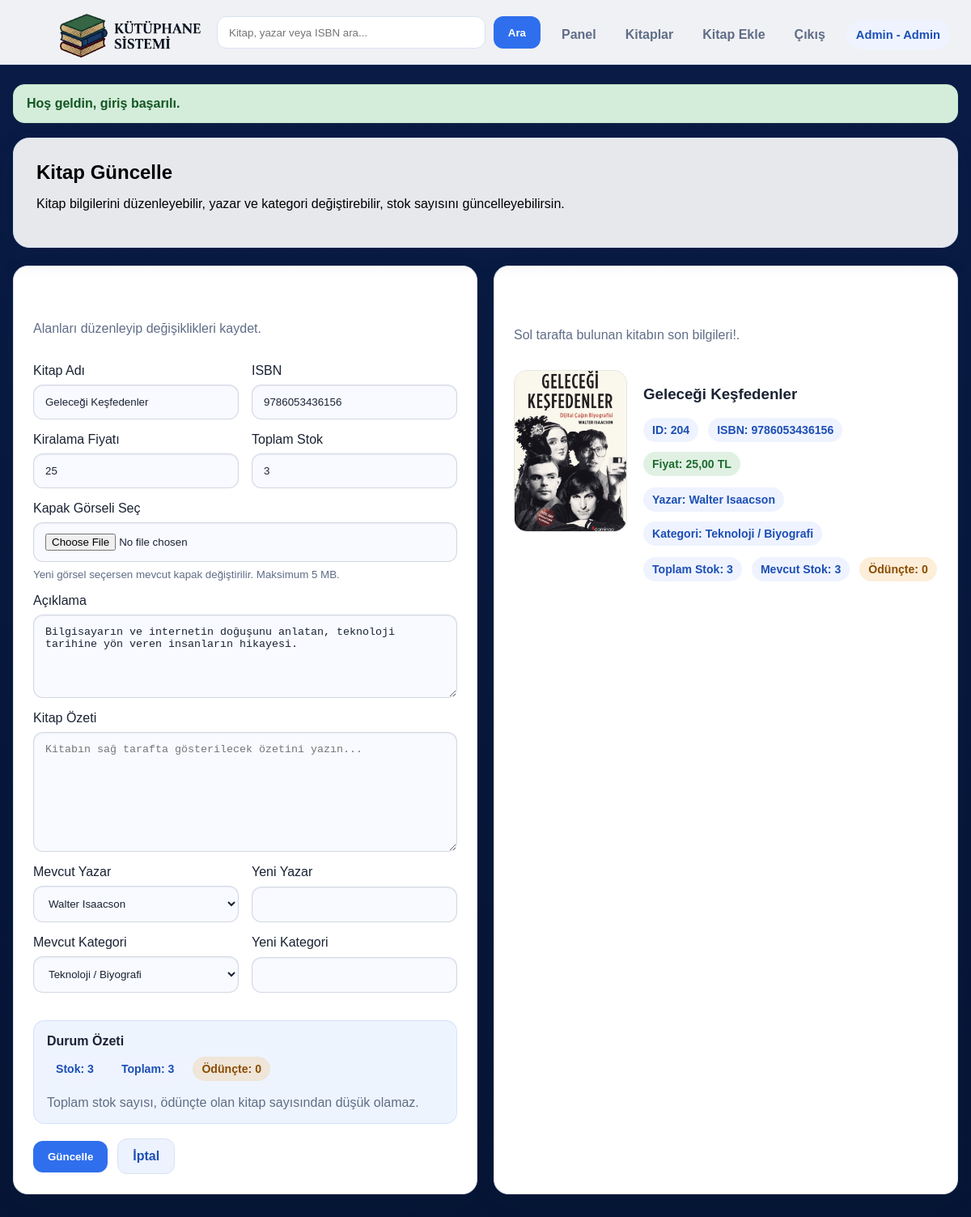
Page /guncelle.php?id=204 (signed in) on the committed database.
### tables this page shows
CREATE TABLE `users` (
  `id` int(11) NOT NULL,
  `full_name` varchar(120) NOT NULL,
  `username` varchar(60) NOT NULL,
  `email` varchar(120) NOT NULL,
  `phone` varchar(30) DEFAULT NULL,
  `address` varchar(255) DEFAULT NULL,
  `password_hash` varchar(255) NOT NULL,
  `role` enum('admin','member') NOT NULL DEFAULT 'member',
  `remember_token_hash` varchar(64) DEFAULT NULL,
  `remember_token_expires_at` datetime DEFAULT NULL,
  `balance` decimal(10,2) NOT NULL DEFAULT 0.00,
  `created_at` timestamp NOT NULL DEFAULT current_timestamp()
);

CREATE TABLE `books` (
  `id` int(11) NOT NULL,
  `title` varchar(180) NOT NULL,
  `author_id` int(11) NOT NULL,
  `category_id` int(11) NOT NULL,
  `isbn` varchar(20) NOT NULL,
  `description` text DEFAULT NULL,
  `summary` text DEFAULT NULL,
  `price` decimal(10,2) NOT NULL DEFAULT 0.00,
  `image_path` varchar(255) DEFAULT NULL,
  `total_copies` int(11) NOT NULL DEFAULT 1,
  `available_copies` int(11) NOT NULL DEFAULT 1,
  `created_at` timestamp NOT NULL DEFAULT current_timestamp()
);

CREATE TABLE `authors` (
  `id` int(11) NOT NULL,
  `name` varchar(120) NOT NULL
);

CREATE TABLE `categories` (
  `id` int(11) NOT NULL,
  `name` varchar(120) NOT NULL
);

### db.php (called while the page is built, shortened)
<?php
function db(): PDO
{
    static $pdo = null;
    if ($pdo instanceof PDO) {
        return $pdo;
    }
    $dsn = 'mysql:host=' . DB_HOST . ';dbname=' . DB_NAME . ';charset=utf8mb4';
    $options = [
        PDO::ATTR_ERRMODE => PDO::ERRMODE_EXCEPTION,
        PDO::ATTR_DEFAULT_FETCH_MODE => PDO::FETCH_ASSOC,
    ];
    $pdo = new PDO($dsn, DB_USER, DB_PASS, $options);
    return $pdo;
}

### guncelle.php (the view, shortened to what this page needs)
<?php
require_once __DIR__ . '/auth.php';
require_admin();
$id = (int) ($_GET['id'] ?? 0);
$categories = db()->query('SELECT id, name FROM categories ORDER BY name')->fetchAll();
$authors = db()->query('SELECT id, name FROM authors ORDER BY name')->fetchAll();
$stmt = db()->prepare('SELECT * FROM books WHERE id = :id');
$stmt->execute(['id' => $id]);
$book = $stmt->fetch();
$currentAuthorName = 'Bilinmiyor';
foreach ($authors as $author) {
    if ((int) $author['id'] === (int) $book['author_id']) {
        $currentAuthorName = $author['name'];
        break;
    }
}
$currentCategoryName = 'Bilinmiyor';
foreach ($categories as $category) {
    if ((int) $category['id'] === (int) $book['category_id']) {
        $currentCategoryName = $category['name'];
        break;
    }
}
$selectedAuthorId = (int) ($_POST['author_id'] ?? $book['author_id']);
$selectedCategoryId = (int) ($_POST['category_id'] ?? $book['category_id']);
$currentTitle = $_POST['title'] ?? $book['title'];
$currentImage = (string) ($book['image_path'] ?? '');
$currentDescription = trim((string) ($_POST['description'] ?? $book['description']));
$currentSummary = trim((string) ($_POST['summary'] ?? ($book['summary'] ?? '')));
$currentIsbn = (string) ($_POST['isbn'] ?? $book['isbn']);
$currentPrice = (float) ($_POST['price'] ?? $book['price']);
$currentTotalCopies = (int) ($_POST['total_copies'] ?? $book['total_copies']);
$borrowedCopies = max(0, (int) $book['total_copies'] - (int) $book['available_copies']);
$currentAvailableCopies = max(0, $currentTotalCopies - $borrowedCopies);
$previewAuthorName = $currentAuthorName;
if ($selectedAuthorId !== 0) {
    foreach ($authors as $author) {
        if ((int) $author['id'] === $selectedAuthorId) {
            $previewAuthorName = $author['name'];
            break;
        }
    }
}
$previewCategoryName = $currentCategoryName;
if ($selectedCategoryId !== 0) {
    foreach ($categories as $category) {
        if ((int) $category['id'] === $selectedCategoryId) {
            $previewCategoryName = $category['name'];
            break;
        }
    }
}
require_once __DIR__ . '/partials/header.php';
?>
<section class="hero">
    <h1>Kitap Güncelle</h1>
    <p class="muted">Kitap bilgilerini düzenleyebilir, yazar ve kategori değiştirebilir, stok sayısını güncelleyebilirsin.</p>
</section>
<section class="grid grid-2">
    <div class="form-card">
        <div class="section-title">
            <div>
                <h2>Güncelleme Formu</h2>
                <p class="muted">Alanları düzenleyip değişiklikleri kaydet.</p>
            </div>
        </div>
        <form method="post" action="" enctype="multipart/form-data">
            <div class="form-row">
                <div class="form-group">
                    <label for="title">Kitap Adı</label>
                    <input class="form-control" id="title" name="title" type="text" value="<?= e($currentTitle) ?>" required>
                </div>
                <div class="form-group">
                    <label for="isbn">ISBN</label>
                    <input class="form-control" id="isbn" name="isbn" type="text" value="<?= e($currentIsbn) ?>" required>
                </div>
            </div>
            <div class="form-row">
                <div class="form-group">
                    <label for="price">Kiralama Fiyatı</label>
                    <input class="form-control" id="price" name="price" type="number" min="0" step="0.01" value="<?= e((string) $currentPrice) ?>" required>
                </div>
                <div class="form-group">
                    <label for="total_copies">Toplam Stok</label>
                    <input class="form-control" id="total_copies" name="total_copies" type="number" min="1" value="<?= e((string) $currentTotalCopies) ?>" required>
                </div>
            </div>
            <div class="form-group">
                <label for="image">Kapak Görseli Seç</label>
                <input class="form-control" id="image" name="image" type="file" accept=".jpg,.jpeg,.png,.webp,.gif,image/*">
                <small class="muted">Yeni görsel seçersen mevcut kapak değiştirilir. Maksimum 5 MB.</small>
            </div>
            <div class="form-group">
                <label for="description">Açıklama</label>
                <textarea class="form-control" id="description" name="description" rows="5"><?= e($currentDescription) ?></textarea>
            </div>
            <div class="form-group">
                <label for="summary">Kitap Özeti</label>
                <textarea class="form-control" id="summary" name="summary" rows="8" placeholder="Kitabın sağ tarafta gösterilecek özetini yazın..."><?= e($currentSummary) ?></textarea>
            </div>
            <div class="form-row">
                <div class="form-group">
                    <label for="author_id">Mevcut Yazar</label>
                    <select class="form-control" id="author_id" name="author_id">
                        <?php foreach ($authors as $author): ?>
                            <option value="<?= e($author['id']) ?>" <?= $selectedAuthorId === (int) $author['id'] ? 'selected' : '' ?>>
                                <?= e($author['name']) ?>
                            </option>
                        <?php endforeach; ?>
                    </select>
                </div>
                <div class="form-group">
                    <label for="new_author">Yeni Yazar</label>
                    <input class="form-control" id="new_author" name="new_author" type="text" value="<?= e($_POST['new_author'] ?? '') ?>">
                </div>
            </div>
            <div class="form-row">
                <div class="form-group">
                    <label for="category_id">Mevcut Kategori</label>
                    <select class="form-control" id="category_id" name="category_id">
                        <?php foreach ($categories as $category): ?>
                            <option value="<?= e($category['id']) ?>" <?= $selectedCategoryId === (int) $category['id'] ? 'selected' : '' ?>>
                                <?= e($category['name']) ?>
                            </option>
                        <?php endforeach; ?>
                    </select>
                </div>
                <div class="form-group">
                    <label for="new_category">Yeni Kategori</label>
                    <input class="form-control" id="new_category" name="new_category" type="text" value="<?= e($_POST['new_category'] ?? '') ?>">
                </div>
            </div>
            <div class="helper-box">
                <strong>Durum Özeti</strong>
                <div class="meta-row" style="margin-top:10px;">
                    <span class="badge">Stok: <?= e((string) $book['available_copies']) ?></span>
                    <span class="badge">Toplam: <?= e((string) $book['total_copies']) ?></span>
                    <span class="badge badge-warning">Ödünçte: <?= e((string) $borrowedCopies) ?></span>
                </div>
                <p class="muted" style="margin-bottom:0;">Toplam stok sayısı, ödünçte olan kitap sayısından düşük olamaz.</p>
            </div>
            <div class="form-actions">
                <button type="submit">Güncelle</button>
                <a class="btn btn-secondary" href="<?= e(url('books.php')) ?>">İptal</a>
            </div>
        </form>
    </div>
    <aside class="card">
        <div class="section-title">
            <div>
                <h2>Kitabın Tüm Bilgileri</h2>
                <p class="muted">Sol tarafta bulunan kitabın son bilgileri!.</p>
            </div>
        </div>
        <div class="book-card-layout">
            <div class="book-cover">
                <?php if ($currentImage !== ''): ?>
                    <img src="<?= e($currentImage) ?>" alt="<?= e($currentTitle) ?>">
                <?php else: ?>
                    <span>Kapak görseli yok</span>
                <?php endif; ?>
            </div>
            <div class="book-content">
                <h3><?= e($currentTitle) ?></h3>
                <div class="meta-row" style="margin-bottom:10px;">
                    <span class="badge">ID: <?= e((string) $book['id']) ?></span>
                    <span class="badge">ISBN: <?= e($currentIsbn) ?></span>
                    <span class="badge badge-success">Fiyat: <?= e(number_format($currentPrice, 2, ',', '.')) ?> TL</span>
                </div>
                <div class="meta-row" style="margin-bottom:10px;">
                    <span class="badge">Yazar: <?= e($previewAuthorName) ?></span>
                    <span class="badge">Kategori: <?= e($previewCategoryName) ?></span>
                </div>
                <div class="meta-row" style="margin-bottom:10px;">
                    <span class="badge">Toplam Stok: <?= e((string) $currentTotalCopies) ?></span>
                    <span class="badge">Mevcut Stok: <?= e((string) $currentAvailableCopies) ?></span>
                    <span class="badge badge-warning">Ödünçte: <?= e((string) $borrowedCopies) ?></span>
                </div>
                </div>
            </div>
        </div>
<?php require_once __DIR__ . '/partials/footer.php'; ?>

### partials/header.php (shortened to what this page needs)
<?php
$user = current_user();
?>
<!doctype html>
<html lang="tr">
<head>
    <link rel="stylesheet" href="<?= e(url('assets/css/style.css?v=' . time())) ?>">
</head>
<body>
<div class="layout">
    <header class="topbar">
        <div class="brand">
            <a href="<?= e(url(is_logged_in() ? 'dashboard.php' : 'login.php')) ?>">
            </a>
        </div>
        <?php if ($user): ?>
            <form class="top-search" action="<?= e(url('books.php')) ?>" method="get">
                <input
                    type="text"
                    name="q"
                    value="<?= e($_GET['q'] ?? '') ?>"
                    placeholder="Kitap, yazar veya ISBN ara..."
                >
                <button type="submit">Ara</button>
            </form>
            <nav class="nav-links">
                <a href="<?= e(url('dashboard.php')) ?>">Panel</a>
                <a href="<?= e(url('books.php')) ?>">Kitaplar</a>
                <?php if ($user['role'] === 'admin'): ?>
                    <a href="<?= e(url('add_book.php')) ?>">Kitap Ekle</a>
                <?php endif; ?>
                <a href="<?= e(url('logout.php')) ?>">Çıkış</a>
            </nav>
            <div class="user-chip">
                <?= e($user['full_name']) ?> - <?= $user['role'] === 'admin' ? 'Admin' : 'üye' ?>
            </div>
        <?php endif; ?>
    </header>
    <main class="page-wrapper">
        <?= display_flash() ?>

### rows in the picture
users: full_name "Admin"
books: title "Geleceği Keşfedenler", isbn "9786053436156", price "25", total_copies "3", description "Bilgisayarın ve internetin doğuşunu anlatan, teknoloji tarihine yön veren insanların hikayesi.", author_id "Walter Isaacson", category_id "Teknoloji / Biyografi", available_copies "3", borrowedCopies "0", image_path (picture), id "204", price "25,00"
authors: name "Walter Isaacson"
categories: name "Teknoloji / Biyografi"

### other values in the picture
$flash['message'] "Hoş geldin, giriş başarılı."
